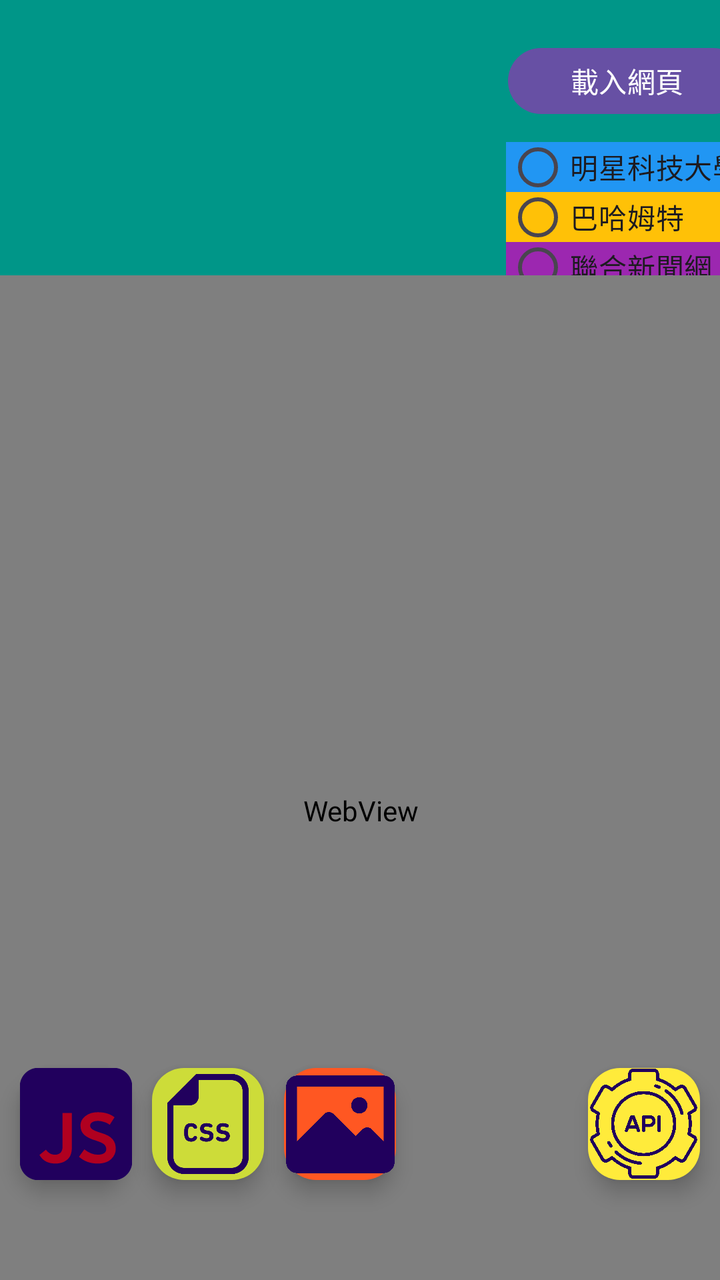
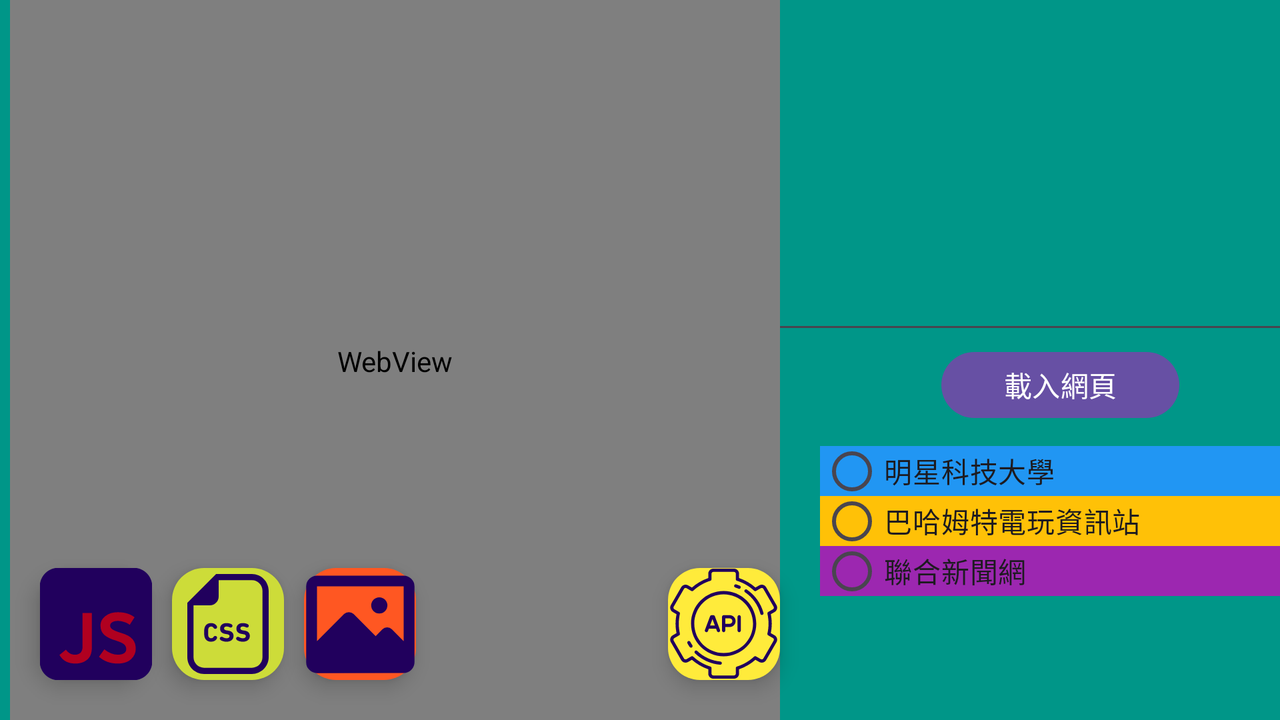

The same Android screen from two of the app's own layout files: first res/layout/ as a phone draws it, then the repository's variant for another configuration, drawn on a device whose configuration selects that folder. Both files follow.
<!-- AndroidManifest.xml: application theme Theme.WebScannerApplication -->
<!-- res/layout/activity_main.xml -->
<?xml version="1.0" encoding="utf-8"?>
<androidx.constraintlayout.widget.ConstraintLayout xmlns:android="http://schemas.android.com/apk/res/android"
    xmlns:app="http://schemas.android.com/apk/res-auto"
    xmlns:tools="http://schemas.android.com/tools"
    android:id="@+id/main"
    android:layout_width="match_parent"
    android:layout_height="match_parent"
    android:background="#009688"
    tools:context=".MainActivity">

    <EditText
        android:id="@+id/url_In"
        android:layout_width="257dp"
        android:layout_height="150dp"
        android:layout_marginStart="10dp"
        android:layout_marginTop="20dp"
        android:ems="10"
        android:gravity="start|top"
        android:inputType="textMultiLine"
        android:textColor="#9C27B0"
        app:layout_constraintStart_toStartOf="parent"
        app:layout_constraintTop_toTopOf="parent" />

    <Button
        android:id="@+id/url_Past"
        android:layout_width="119dp"
        android:layout_height="41dp"
        android:text="載入網頁"
        app:layout_constraintEnd_toEndOf="parent"
        app:layout_constraintStart_toEndOf="@+id/url_In"
        app:layout_constraintTop_toTopOf="@+id/url_In" />

    <com.google.android.material.floatingactionbutton.FloatingActionButton
        android:id="@+id/js_Scanner"
        android:layout_width="wrap_content"
        android:layout_height="wrap_content"
        android:layout_marginStart="10dp"
        android:layout_marginBottom="50dp"
        android:clickable="true"
        android:maxWidth="32dp"
        android:maxHeight="32dp"
        app:backgroundTint="@color/design_default_color_error"
        app:layout_constraintBottom_toBottomOf="parent"
        app:layout_constraintStart_toStartOf="parent"
        app:maxImageSize="200dp"
        app:rippleColor="@color/design_default_color_error"
        app:srcCompat="@drawable/js" />


    <com.google.android.material.floatingactionbutton.FloatingActionButton
        android:id="@+id/css_Scanner"
        android:layout_width="wrap_content"
        android:layout_height="wrap_content"
        android:layout_marginStart="10dp"
        android:layout_marginBottom="50dp"
        android:backgroundTint="#CDDC39"
        android:clickable="true"
        android:maxWidth="32dp"
        android:maxHeight="32dp"
        app:layout_constraintBottom_toBottomOf="parent"
        app:layout_constraintStart_toEndOf="@+id/js_Scanner"
        app:layout_constraintTop_toTopOf="@+id/js_Scanner"
        app:maxImageSize="50dp"
        app:srcCompat="@drawable/css" />

    <com.google.android.material.floatingactionbutton.FloatingActionButton
        android:id="@+id/img_Scanner"
        android:layout_width="wrap_content"
        android:layout_height="wrap_content"
        android:layout_marginStart="10dp"
        android:backgroundTint="#FF5722"
        android:clickable="true"
        android:src="@drawable/pic"
        android:tint="#009688"
        app:layout_constraintBottom_toBottomOf="@+id/css_Scanner"
        app:layout_constraintStart_toEndOf="@+id/css_Scanner"
        app:layout_constraintTop_toTopOf="@+id/css_Scanner"
        app:maxImageSize="65dp"
        tools:srcCompat="@tools:sample/avatars" />

    <com.google.android.material.floatingactionbutton.FloatingActionButton
        android:id="@+id/api_Keyset"
        android:layout_width="wrap_content"
        android:layout_height="wrap_content"
        android:layout_marginEnd="10dp"
        android:layout_marginBottom="50dp"
        android:backgroundTint="#FFEB3B"
        android:clickable="true"
        android:src="@drawable/api"
        app:layout_constraintBottom_toBottomOf="parent"
        app:layout_constraintEnd_toEndOf="parent"
        app:maxImageSize="55dp"
        tools:srcCompat="@drawable/api" />

    <RadioGroup
        android:id="@+id/ez_chose"
        android:layout_width="121dp"
        android:layout_height="85dp"
        android:layout_marginTop="10dp"
        app:layout_constraintEnd_toEndOf="@+id/url_Past"
        app:layout_constraintStart_toStartOf="@+id/url_Past"
        app:layout_constraintTop_toBottomOf="@+id/url_Past">

        <RadioButton
            android:id="@+id/ez_Url1"
            android:layout_width="match_parent"
            android:layout_height="25dp"
            android:background="#2196F3"
            android:text="明星科技大學" />

        <RadioButton
            android:id="@+id/ez_Url2"
            android:layout_width="match_parent"
            android:layout_height="25dp"
            android:background="#FFC107"
            android:text="巴哈姆特" />

        <RadioButton
            android:id="@+id/ez_Url3"
            android:layout_width="match_parent"
            android:layout_height="25dp"
            android:background="#9C27B0"
            android:text="聯合新聞網" />
    </RadioGroup>

    <WebView
        android:id="@+id/web_View"
        android:layout_width="380dp"
        android:layout_height="535dp"
        android:layout_marginStart="10dp"
        android:layout_marginEnd="10dp"
        app:layout_constraintBottom_toBottomOf="parent"
        app:layout_constraintEnd_toEndOf="parent"
        app:layout_constraintHeight_percent="0.55"
        app:layout_constraintStart_toStartOf="parent"
        app:layout_constraintTop_toBottomOf="@+id/url_In">

    </WebView>
</androidx.constraintlayout.widget.ConstraintLayout>
<!-- resources referenced by this layout -->
<resources>
  <!-- drawable api: vector/xml drawable (drawable, 5024 chars, omitted) -->
  <!-- drawable css: vector/xml drawable (drawable, 2662 chars, omitted) -->
  <!-- drawable js (drawable) -->
  <vector xmlns:android="http://schemas.android.com/apk/res/android"
      android:width="64dp"
      android:height="64dp"
      android:viewportWidth="64"
      android:viewportHeight="64">
    <path
        android:pathData="M26,23C24.343,23 23,24.343 23,26v12c0,1.657 1.343,3 3,3h12c1.657,0 3,-1.343 3,-3L41,26c0,-1.657 -1.343,-3 -3,-3L26,23ZM33.334,36.055c0.719,0.579 1.437,0.865 2.156,0.858 0.44,0 0.777,-0.081 1.012,-0.242 0.227,-0.154 0.341,-0.374 0.341,-0.66 0,-0.293 -0.114,-0.543 -0.341,-0.748 -0.235,-0.205 -0.678,-0.411 -1.331,-0.616 -0.785,-0.227 -1.39,-0.521 -1.815,-0.88 -0.418,-0.359 -0.631,-0.862 -0.638,-1.507 0,-0.609 0.264,-1.118 0.792,-1.529 0.513,-0.411 1.17,-0.616 1.969,-0.616 1.115,0 2.009,0.271 2.684,0.814l-0.77,1.199c-0.271,-0.213 -0.583,-0.367 -0.935,-0.462 -0.352,-0.11 -0.667,-0.165 -0.946,-0.165 -0.381,0 -0.686,0.07 -0.913,0.209 -0.227,0.139 -0.341,0.323 -0.341,0.55 0,0.249 0.139,0.462 0.418,0.638 0.279,0.169 0.755,0.356 1.43,0.561 0.814,0.242 1.393,0.565 1.738,0.968s0.517,0.917 0.517,1.54c0,0.638 -0.246,1.188 -0.737,1.65 -0.484,0.455 -1.188,0.693 -2.112,0.715 -1.21,0 -2.222,-0.363 -3.036,-1.089l0.858,-1.188ZM27.804,36.693c0.235,0.147 0.517,0.22 0.847,0.22 0.345,0 0.631,-0.099 0.858,-0.297 0.227,-0.205 0.341,-0.561 0.341,-1.067v-5.302h1.485v5.588c-0.022,0.865 -0.271,1.489 -0.748,1.87 -0.271,0.227 -0.568,0.389 -0.891,0.484 -0.323,0.095 -0.634,0.143 -0.935,0.143 -0.55,0 -1.038,-0.095 -1.463,-0.286 -0.455,-0.205 -0.836,-0.568 -1.144,-1.089l1.034,-0.847c0.191,0.257 0.396,0.451 0.616,0.583Z"
        android:strokeWidth="1"
        android:fillColor="#dc2a82"/>
  </vector>
  <!-- drawable pic (drawable) -->
  <vector xmlns:android="http://schemas.android.com/apk/res/android"
      android:width="16dp"
      android:height="16dp"
      android:viewportWidth="16"
      android:viewportHeight="16">
    <path
        android:pathData="M13.333,2a1.333,1.333 0,0 1,1.333 1.333v9.333a1.333,1.333 0,0 1,-1.333 1.333L2.667,14a1.333,1.333 0,0 1,-1.333 -1.333L1.333,3.333a1.333,1.333 0,0 1,1.333 -1.333h10.667ZM13.333,3.333L2.667,3.333v6.733l3.33,-3.329a0.833,0.833 0,0 1,1.179 0l2.71,2.711 0.825,-0.825a0.833,0.833 0,0 1,1.179 0L13.333,10.067L13.333,3.333ZM10.333,4.667a1,1 0,1 1,0 2,1 1,0 0,1 0,-2Z"
        android:strokeWidth="0.6667"
        android:fillColor="#000000"
        android:fillType="nonZero"/>
  </vector>
  <style name="Theme.WebScannerApplication" parent="Base.Theme.WebScannerApplication" />
  <style name="Base.Theme.WebScannerApplication" parent="Theme.Material3.DayNight.NoActionBar">
          
          
      </style>
</resources>
<!-- res/layout-land/activity_main.xml (the repository's variant of the layout above) -->
<!-- drawn on the phone turned sideways -->
<?xml version="1.0" encoding="utf-8"?>
<androidx.constraintlayout.widget.ConstraintLayout xmlns:android="http://schemas.android.com/apk/res/android"
    xmlns:app="http://schemas.android.com/apk/res-auto"
    xmlns:tools="http://schemas.android.com/tools"
    android:id="@+id/main"
    android:layout_width="match_parent"
    android:layout_height="match_parent"
    android:background="#009688"
    tools:context=".MainActivity">

    <EditText
        android:id="@+id/url_In"
        android:layout_width="294dp"
        android:layout_height="152dp"
        android:layout_marginStart="50dp"
        android:layout_marginTop="20dp"
        android:layout_marginEnd="20dp"
        android:ems="10"
        android:gravity="start|top"
        android:inputType="textMultiLine"
        android:textColor="#9C27B0"
        app:layout_constraintEnd_toEndOf="parent"
        app:layout_constraintStart_toEndOf="@+id/web_View"
        app:layout_constraintTop_toTopOf="parent" />

    <Button
        android:id="@+id/url_Past"
        android:layout_width="119dp"
        android:layout_height="41dp"
        android:text="載入網頁"
        app:layout_constraintEnd_toEndOf="@+id/url_In"
        app:layout_constraintStart_toStartOf="@+id/url_In"
        app:layout_constraintTop_toBottomOf="@+id/url_In" />

    <com.google.android.material.floatingactionbutton.FloatingActionButton
        android:id="@+id/js_Scanner"
        android:layout_width="wrap_content"
        android:layout_height="wrap_content"
        android:layout_marginStart="20dp"
        android:layout_marginBottom="20dp"
        android:clickable="true"
        android:maxWidth="32dp"
        android:maxHeight="32dp"
        app:backgroundTint="@color/design_default_color_error"
        app:layout_constraintBottom_toBottomOf="parent"
        app:layout_constraintStart_toStartOf="parent"
        app:maxImageSize="200dp"
        app:rippleColor="@color/design_default_color_error"
        app:srcCompat="@drawable/js" />


    <com.google.android.material.floatingactionbutton.FloatingActionButton
        android:id="@+id/css_Scanner"
        android:layout_width="wrap_content"
        android:layout_height="wrap_content"
        android:layout_marginStart="10dp"
        android:layout_marginBottom="20dp"
        android:backgroundTint="#CDDC39"
        android:clickable="true"
        android:maxWidth="32dp"
        android:maxHeight="32dp"
        app:layout_constraintBottom_toBottomOf="parent"
        app:layout_constraintStart_toEndOf="@+id/js_Scanner"
        app:layout_constraintTop_toTopOf="@+id/js_Scanner"
        app:maxImageSize="50dp"
        app:srcCompat="@drawable/css" />

    <com.google.android.material.floatingactionbutton.FloatingActionButton
        android:id="@+id/img_Scanner"
        android:layout_width="wrap_content"
        android:layout_height="wrap_content"
        android:layout_marginStart="10dp"
        android:backgroundTint="#FF5722"
        android:clickable="true"
        android:src="@drawable/pic"
        android:tint="#009688"
        app:layout_constraintBottom_toBottomOf="@+id/css_Scanner"
        app:layout_constraintStart_toEndOf="@+id/css_Scanner"
        app:layout_constraintTop_toTopOf="@+id/css_Scanner"
        app:maxImageSize="65dp"
        tools:srcCompat="@tools:sample/avatars" />

    <com.google.android.material.floatingactionbutton.FloatingActionButton
        android:id="@+id/api_Keyset"
        android:layout_width="wrap_content"
        android:layout_height="wrap_content"
        android:layout_marginBottom="20dp"
        android:backgroundTint="#FFEB3B"
        android:clickable="true"
        android:src="@drawable/api"
        app:layout_constraintBottom_toBottomOf="parent"
        app:layout_constraintEnd_toEndOf="@+id/web_View"
        app:layout_constraintTop_toTopOf="@+id/img_Scanner"
        app:maxImageSize="55dp"
        tools:srcCompat="@drawable/api" />

    <RadioGroup
        android:id="@+id/ez_chose"
        android:layout_width="250dp"
        android:layout_height="79dp"
        android:layout_marginStart="90dp"
        android:layout_marginTop="10dp"
        app:layout_constraintEnd_toEndOf="@+id/url_Past"
        app:layout_constraintStart_toEndOf="@+id/web_View"
        app:layout_constraintTop_toBottomOf="@+id/url_Past">

        <RadioButton
            android:id="@+id/ez_Url1"
            android:layout_width="match_parent"
            android:layout_height="25dp"
            android:background="#2196F3"
            android:text="明星科技大學" />

        <RadioButton
            android:id="@+id/ez_Url2"
            android:layout_width="match_parent"
            android:layout_height="25dp"
            android:background="#FFC107"
            android:text="巴哈姆特電玩資訊站" />

        <RadioButton
            android:id="@+id/ez_Url3"
            android:layout_width="match_parent"
            android:layout_height="25dp"
            android:background="#9C27B0"
            android:text="聯合新聞網" />
    </RadioGroup>

    <WebView
        android:id="@+id/web_View"
        android:layout_width="385dp"
        android:layout_height="375dp"
        android:layout_marginStart="5dp"
        android:layout_marginTop="20dp"
        android:layout_marginBottom="20dp"
        app:layout_constraintBottom_toBottomOf="parent"
        app:layout_constraintHeight_percent="0.55"
        app:layout_constraintStart_toStartOf="parent"
        app:layout_constraintTop_toTopOf="parent">

    </WebView>
</androidx.constraintlayout.widget.ConstraintLayout>
